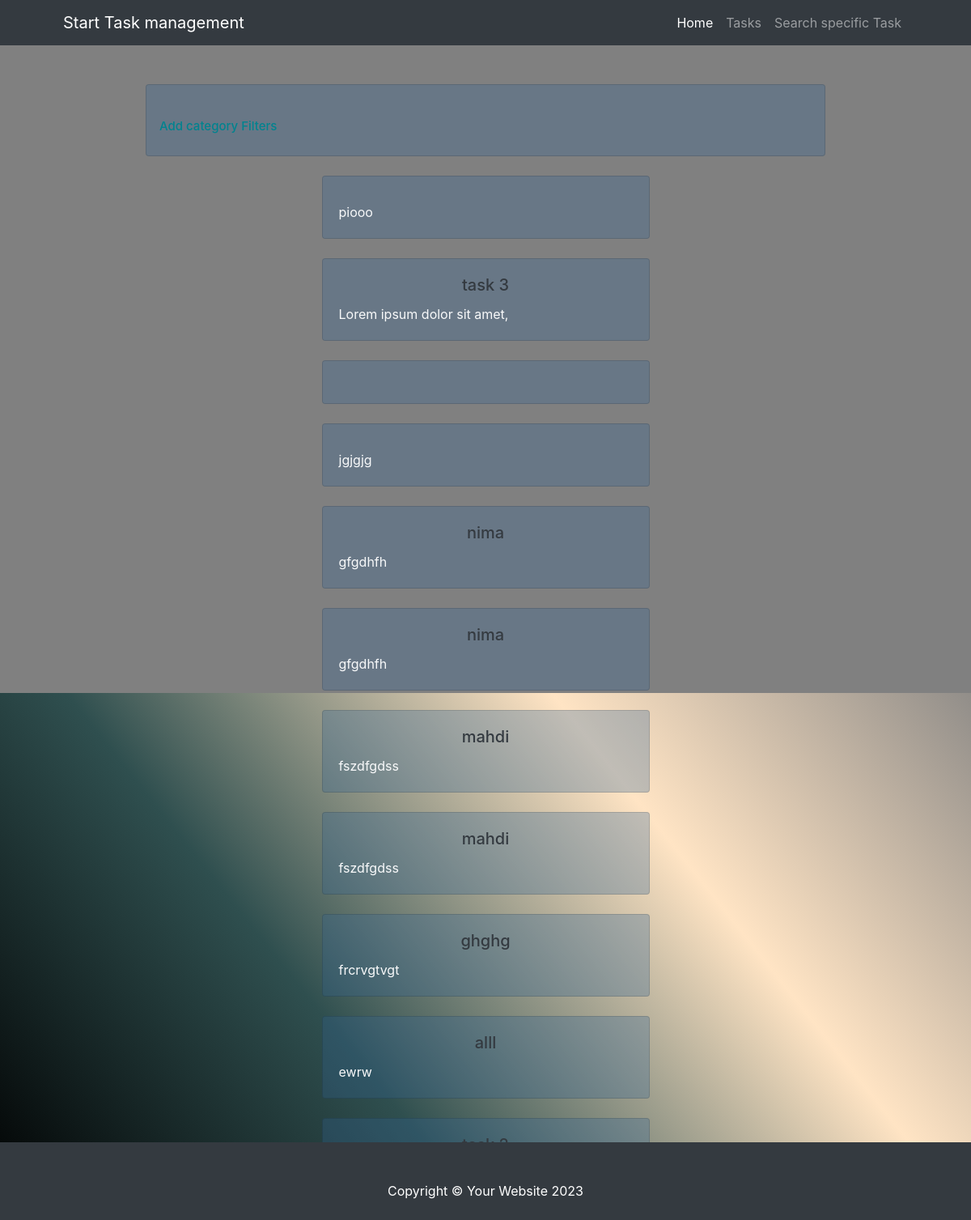
Page /categories/ on the committed database.
### task/models.py (models this page shows, shortened)
class Category(models.Model):
    name = models.CharField(max_length=50)
    description = models.TextField()

### task/views.py (the view)
# urls.py: path('categories/', views.categories_view, name='categories'),
def categories_view(request):
    if request.method == 'GET':
        categories = Category.objects.all()
        context = {'categories': categories}
        return render(request, 'task/category.html', context)
    elif request.method == 'POST':
        categories_name = request.POST.get('category_name')
        categories_description = request.POST.get('category_description')
        Category.objects.create(name=categories_name, description=categories_description)
        return redirect(request.path)

### templates/task/category.html (shortened to what this page needs)
{% extends 'base.html' %}
{% block content %}
    <section class="vh-100" style="background-color: grey;">
        <div class="container py-5 h-100">
            <div class="container px-4 px-lg-5">
                <div class="row d-flex justify-content-center">
                    <div class="col-md-10">
                        <div class="card p-3 py-4" style="background: rgba(50, 100, 150, .3)">
                            <div class="mt-3">
                                <a data-toggle="collapse" href="#collapseExample" role="button"
                                   aria-expanded="false"
                                   aria-controls="collapseExample"
                                   class="advanced text-decoration-none text-light"> Add category
                                    Filters
                                </a>
                        </div>
                    </div>
                </div>
            </div>
            <div class="row gx-5 justify-content-center">
                <div class="col-lg-5">
                    {% for category in categories %}
                        <div class="card my-4 justify-content-center" style="background: rgba(50, 100, 150, .3)">
                            <div class="card-body ">
                                <h5 class="card-title text-center">
                                    <a class="text-decoration-none text-dark"
                                       href="{% url 'category_detail' category.pk %}">{{ category.name }}</a>
                                </h5>
                                <p class="card-text text-light">{{ category.description|truncatewords:5 }}</p>
                            </div>
                        </div>
                    {% endfor %}
                </div>
            </div>
        </div>
    </section>
{% endblock %}

### templates/base.html (style rules this page uses)
.clor { background: linear-gradient(to right top, black, darkslategray, bisque, gray, darkolivegreen); }

### templates/task/category.html (style rules this page uses)
body { background-color: #00838F }
.advanced { text-decoration: none; font-size: 15px; font-weight: 500 }
.advanced { color: #00838f !important }

### rows in the picture
Category: description "piooo"
Category: name "task 3", description "Lorem ipsum dolor sit amet,"
Category: description "jgjgjg"
Category: name "nima", description "gfgdhfh"
Category: name "nima", description "gfgdhfh"
Category: name "mahdi", description "fszdfgdss"
Category: name "mahdi", description "fszdfgdss"
Category: name "ghghg", description "frcrvgtvgt"
Category: name "alll", description "ewrw"
